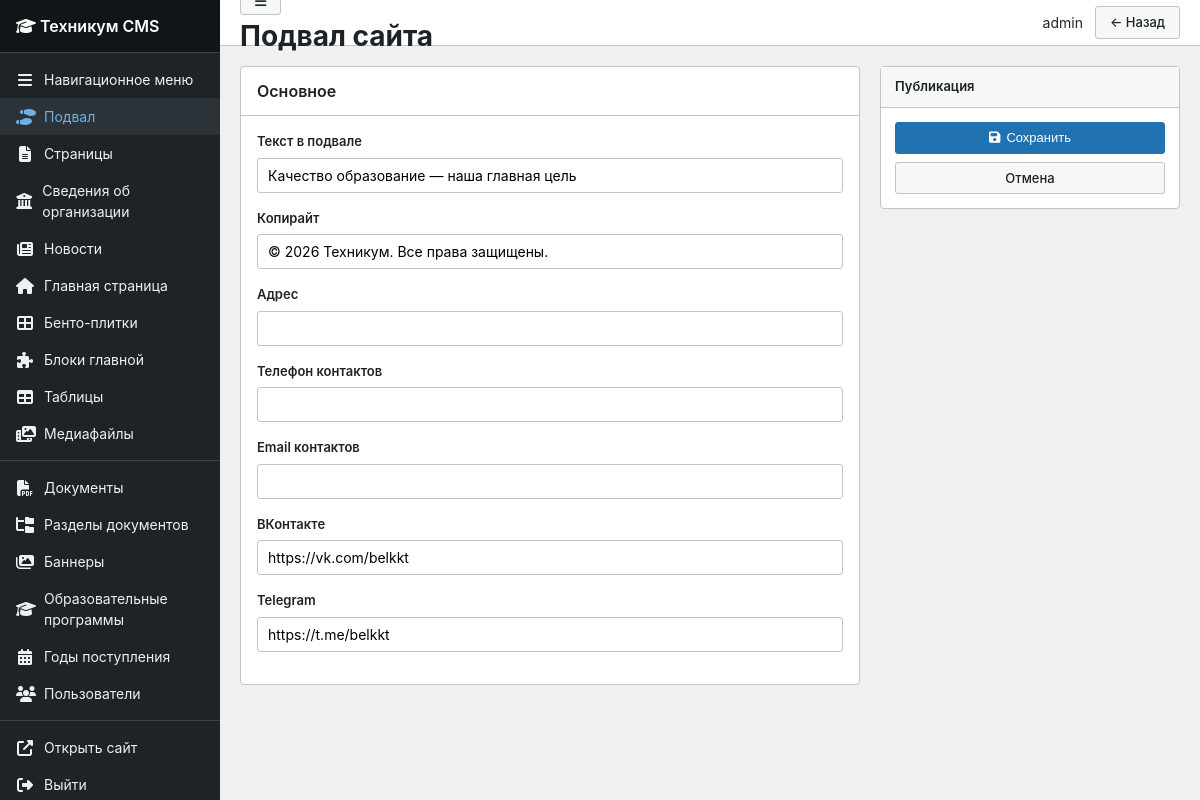
Before: /panel/footer/ (signed in) with the older database file.
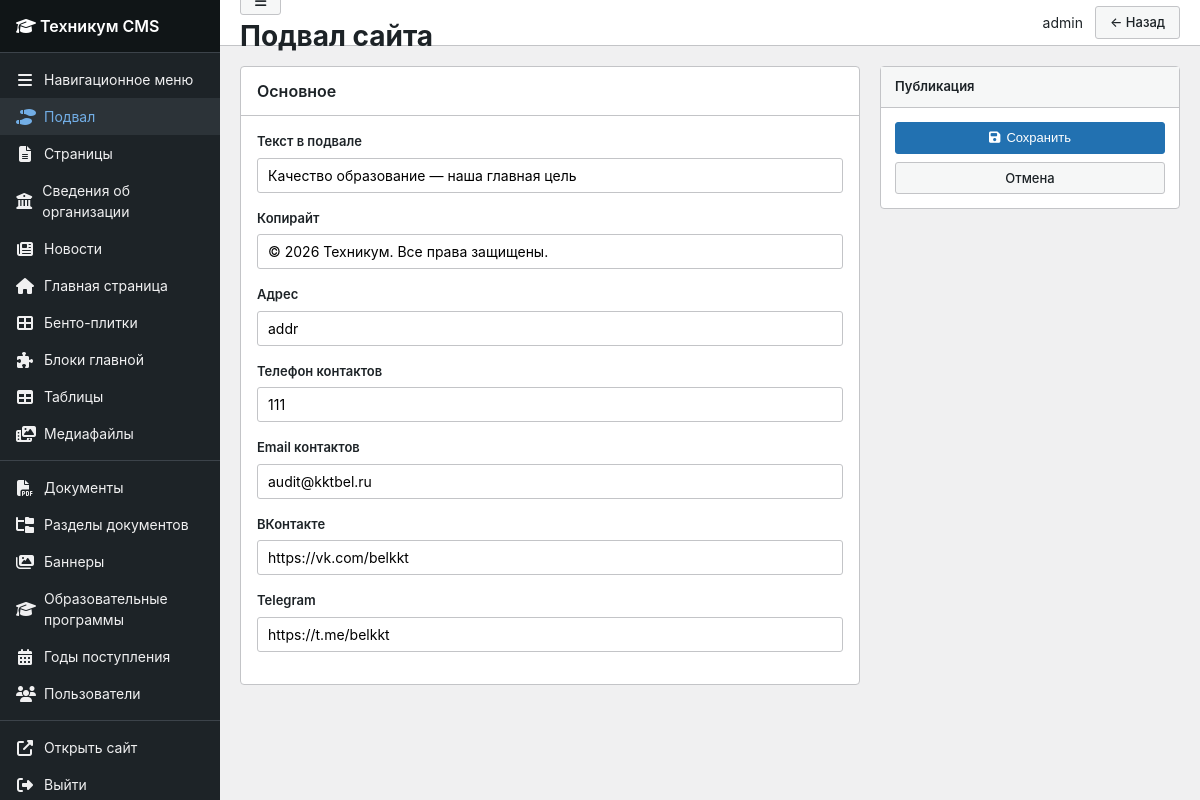
After: the same page with the newer database file.
### cms/models.py (models this page shows, shortened)
class HomePage(models.Model):
    site_name = models.CharField(
        'Название техникума',
        max_length=300,
        default='АНЧ ПОО «Краснодарский кооперативный техникум крайпотребсоюза»',
    )
    site_tagline = models.CharField('Слоган', max_length=200, default='Качество + Креатив + Творчество', blank=True)
    site_phone = models.CharField('Телефон', max_length=50, default='8(86155)2-27-83', blank=True)
    site_email = models.EmailField('Email', default='kktbel@mail.ru', blank=True)
    site_vk = models.URLField('ВКонтакте', default='https://vk.com/belkkt', blank=True)
    site_telegram = models.URLField('Telegram', default='https://t.me/belkkt', blank=True)
    welcome_title = models.CharField('Заголовок приветствия', max_length=200, default='Добро пожаловать!')
    welcome_text = models.TextField('Текст приветствия', blank=True)
    director_name = models.CharField('Имя директора', max_length=200, blank=True)
    director_position = models.CharField('Должность директора', max_length=200, blank=True)
    director_image = models.ImageField('Фото директора', upload_to='homepage/', blank=True)
    director_message = models.TextField('Обращение директора', blank=True)
    slider_title = models.CharField('Заголовок слайдера', max_length=200, default='Добро пожаловать в наш техникум!')
    slider_text = models.TextField('Текст слайдера', default='Мы готовим специалистов с 1944 года')
    slider_image = models.ImageField('Изображение слайдера', upload_to='homepage/', blank=True)
    bento_title = models.CharField('Заголовок быстрых ссылок', max_length=200, default='Быстрые ссылки')
    specialties_label = models.CharField('Подпись блока специальностей', max_length=100, default='Образование', blank=True)
    specialties_title = models.CharField(
        'Заголовок специальностей',
        max_length=300,
        default='Мы обучаем востребованным специальностям',
    )
    specialties_text = models.TextField(
        'Текст специальностей',
        blank=True,
        default='Среднее профессиональное образование по очной форме. Поступление после 9 и 11 классов.',
    )
    specialties_image = models.ImageField('Фото блока специальностей', upload_to='homepage/', blank=True)
    specialties_count = models.CharField('Число специальностей', max_length=10, default='7', blank=True)
    specialties_list = models.TextField(
        'Список специальностей (каждая с новой строки: иконка|название|код)',
        blank=True,
        help_text='Пример: fa-plane|Туризм и гостеприимство|43.02.16',
    )
    hotline_text = models.TextField('Текст телефона доверия', blank=True)
    vov_text = models.CharField('Текст блока ВОВ', max_length=300, blank=True, default='Победа в Великой Отечественной войне 1941-1945')
    vov_image = models.ImageField('Изображение ВОВ', upload_to='homepage/', blank=True)
    contacts_title = models.CharField('Заголовок контактов', max_length=200, default='Контакты')
    contacts_address = models.CharField('Адрес', max_length=300, blank=True)
    contacts_phone = models.CharField('Телефон контактов', max_length=100, blank=True)
    contacts_phone2 = models.CharField('Доп. телефон', max_length=100, blank=True)
    contacts_email = models.EmailField('Email контактов', blank=True)
    contacts_hours = models.CharField('Режим работы', max_length=200, blank=True)
    contacts_map_url = models.URLField('Ссылка на карту (iframe)', blank=True)
    footer_tagline = models.CharField(
        'Текст в подвале',
        max_length=300,
        default='Качество образование — наша главная цель',
        blank=True,
    )
    footer_copyright = models.CharField(
        'Копирайт',
        max_length=300,
        default='© 2026 Техникум. Все права защищены.',
        blank=True,
    )
    updated_at = models.DateTimeField('Обновлено', auto_now=True)
    class Meta:
        verbose_name = 'Главная страница'
        verbose_name_plural = 'Главная страница'
    @classmethod
    def load(cls):
        obj, created = cls.objects.get_or_create(pk=1)
        return obj

### cms/panel_views.py (the view)
# urls.py: path('footer/', panel_views.footer_edit, name='footer'),
@staff_required
def footer_edit(request):
    homepage = HomePage.load()
    if request.method == 'POST':
        form = FooterForm(request.POST, instance=homepage)
        if form.is_valid():
            form.save()
            messages.success(request, 'Подвал обновлён')
            return redirect('panel:footer')
        messages.error(request, 'Проверьте поля формы (email, ссылки и т.д.)')
    else:
        form = FooterForm(instance=homepage)
    return render(request, 'panel/object_form.html', {
        'form': form,
        'active_menu': 'footer',
        'title': 'Подвал сайта',
        'back_url': reverse('panel:dashboard'),
    })

### cms/panel_forms.py
class FooterForm(StyledModelForm):
    class Meta:
        model = HomePage
        fields = [
            'footer_tagline', 'footer_copyright',
            'contacts_address', 'contacts_phone', 'contacts_email',
            'site_vk', 'site_telegram',
        ]

### cms/context_processors.py (called while the page is built)
def _dedupe_root_menu(items):
    items = list(items)
    best = {}
    for item in items:
        key = (item.title or '').strip().casefold()
        if not key:
            continue
        children = item.get_children().filter(is_active=True).count()
        score = (1 if item.page_id else 0, children, -item.order, item.pk)
        prev = best.get(key)
        if prev is None or score > prev[1]:
            best[key] = (item.pk, score)
    keep = {pk for pk, _ in best.values()}
    return [item for item in items if item.pk in keep]

def get_root_menu_items():
    menu_items = MenuItem.objects.filter(
        parent=None, is_active=True
    ).order_by('order', 'title')
    return _dedupe_root_menu(menu_items)

def site_context(request):
    homepage = HomePage.load()
    return {
        'site_settings': homepage,
        'menu_items': get_root_menu_items(),
    }

### templates/panel/object_form.html (shortened to what this page needs)
{% extends 'panel/base.html' %}
{% load static %}
{% block body_class %}{% if form.content %}panel-wide{% endif %}{% endblock %}
{% block topbar_actions %}
<a href="{{ back_url }}" class="btn btn-secondary">← Назад</a>
{% endblock %}
{% block content %}
<form method="post" enctype="multipart/form-data" id="object-form">
    <div class="meta-boxes">
        <div>
            <div class="wp-card">
                <div class="wp-card-header"><h2>Основное</h2></div>
                <div class="wp-card-body">
                    {% for field in form %}
                    <div class="form-group">
                        <label for="{{ field.id_for_label }}">{{ field.label }}</label>
                        {{ field }}
                    </div>
                    {% endfor %}
                </div>
            </div>
        </div>
        <div>
            <div class="meta-box">
                <div class="meta-box-title">Публикация</div>
                <div class="meta-box-body">
                    <button type="submit" class="btn btn-primary" style="width:100%;justify-content:center;margin-bottom:8px;">
                        <i class="fas fa-save"></i> Сохранить
                    </button>
                    <a href="{{ back_url }}" class="btn btn-secondary" style="width:100%;justify-content:center;">Отмена</a>
                </div>
            </div>
        </div>
    </div>
</form>
{% endblock %}

Changed rows visible on the page:
changed HomePage "Качество образование — наша главная цель": contacts_address (not shown) → "addr"; contacts_phone (not shown) → "111"; contacts_email (not shown) → "audit@kktbel.ru"
